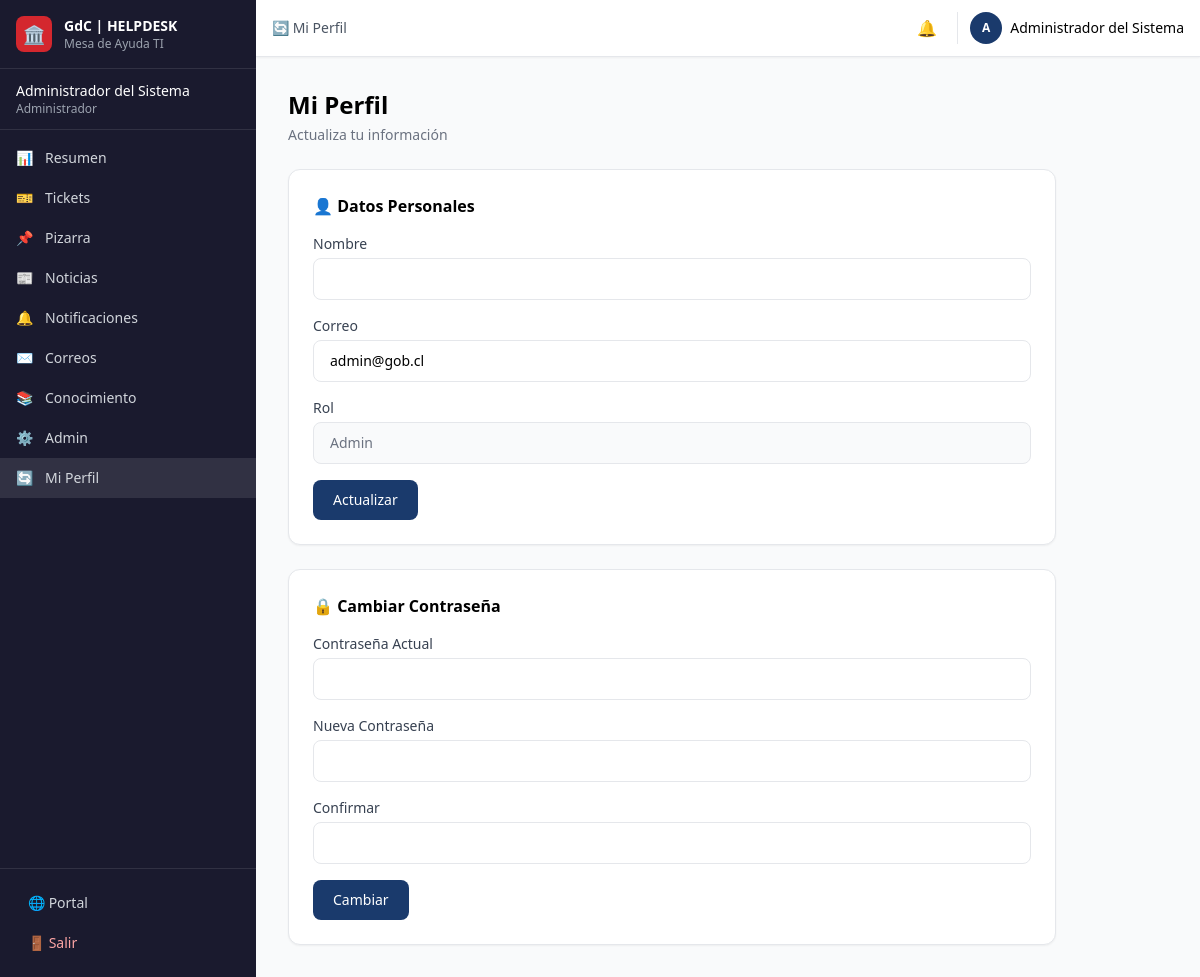
The app's page /public/profile.php (signed in) with its own data.
### tables this page shows
CREATE TABLE `usuarios` (
  `id` INT(11) NOT NULL AUTO_INCREMENT,
  `username` VARCHAR(50) NOT NULL UNIQUE,
  `password` VARCHAR(255) NOT NULL,
  `full_name` VARCHAR(150) NOT NULL,
  `email` VARCHAR(150) NOT NULL,
  `role` ENUM('admin', 'supervisor', 'tecnico') NOT NULL DEFAULT 'tecnico',
  `active` TINYINT(1) NOT NULL DEFAULT 1,
  `created_at` DATETIME NOT NULL DEFAULT CURRENT_TIMESTAMP,
  `updated_at` DATETIME DEFAULT NULL ON UPDATE CURRENT_TIMESTAMP,
  PRIMARY KEY (`id`)
);

### public/includes/auth.php (called while the page is built, shortened)
<?php
function currentUser() { return ['id' => $_SESSION['user_id'] ?? null, 'username' => $_SESSION['user_username'] ?? '', 'fullName' => $_SESSION['user_fullname'] ?? '', 'email' => $_SESSION['user_email'] ?? '', 'role' => $_SESSION['user_role'] ?? '']; }

### public/includes/functions.php (called while the page is built, shortened)
<?php
function e($str) { return htmlspecialchars($str ?? '', ENT_QUOTES, 'UTF-8'); }

### public/profile.php (the view, shortened to what this page needs)
<?php
require_once __DIR__ . '/includes/connection.php'; require_once __DIR__ . '/includes/auth.php'; require_once __DIR__ . '/includes/functions.php'; requireLogin();
$pdo = getDB(); $message = '';
$user = $pdo->prepare("SELECT * FROM usuarios WHERE id = ?"); $user->execute([$_SESSION['user_id']]); $user = $user->fetch();
$pageTitle = '🔄 Mi Perfil'; $current = 'profile';
require_once __DIR__ . '/includes/header.php'; require_once __DIR__ . '/includes/sidebar.php';
?>
<h1 class="text-2xl font-bold mb-1">Mi Perfil</h1><p class="text-gray-500 text-sm mb-6">Actualiza tu información</p>
<div class="space-y-6 max-w-3xl">
    <div class="bg-white rounded-xl p-6 shadow-sm border"><h2 class="font-semibold mb-4">👤 Datos Personales</h2><form method="POST" class="space-y-4"><div><label class="block text-sm font-medium text-gray-700 mb-1">Nombre</label><input type="text" name="full_name" value="<?= e($user['full_name'])?>" class="w-full px-4 py-2.5 border rounded-lg text-sm"></div><div><label class="block text-sm font-medium text-gray-700 mb-1">Correo</label><input type="email" name="email" value="<?= e($user['email'])?>" class="w-full px-4 py-2.5 border rounded-lg text-sm"></div><div><label class="block text-sm font-medium text-gray-700 mb-1">Rol</label><input type="text" value="<?= e(ucfirst($user['role']))?>" disabled class="w-full px-4 py-2.5 border rounded-lg text-sm bg-gray-50 text-gray-500"></div><button type="submit" name="update_profile" class="bg-[#1a3a6c] text-white px-5 py-2.5 rounded-lg text-sm font-medium">Actualizar</button></form></div>
    <div class="bg-white rounded-xl p-6 shadow-sm border"><h2 class="font-semibold mb-4">🔒 Cambiar Contraseña</h2><form method="POST" class="space-y-4"><div><label class="block text-sm font-medium text-gray-700 mb-1">Contraseña Actual</label><input type="password" name="current_password" required class="w-full px-4 py-2.5 border rounded-lg text-sm"></div><div><label class="block text-sm font-medium text-gray-700 mb-1">Nueva Contraseña</label><input type="password" name="new_password" required class="w-full px-4 py-2.5 border rounded-lg text-sm"></div><div><label class="block text-sm font-medium text-gray-700 mb-1">Confirmar</label><input type="password" name="confirm_password" required class="w-full px-4 py-2.5 border rounded-lg text-sm"></div><button type="submit" name="change_password" class="bg-[#1a3a6c] text-white px-5 py-2.5 rounded-lg text-sm font-medium">Cambiar</button></form></div>
</div>
<?php require_once __DIR__ . '/includes/footer.php'; ?>

### public/includes/sidebar.php (shortened to what this page needs)
<?php
$current = $current ?? '';
$user = currentUser();
?>
<aside id="sidebar" class="fixed top-0 left-0 h-full w-64 bg-[#1a1a2e] text-white z-50 transform -translate-x-full lg:translate-x-0 transition-transform">
    <div class="flex flex-col h-full">
        <div class="p-4 border-b border-white/10 flex items-center gap-3">
            <div class="w-9 h-9 bg-[#d4272e] rounded-lg flex items-center justify-center"><span class="text-lg">🏛️</span></div>
            <div><h2 class="text-sm font-bold">GdC | HELPDESK</h2><p class="text-xs text-gray-400">Mesa de Ayuda TI</p></div>
        </div>
        <div class="px-4 py-3 border-b border-white/10">
            <p class="text-sm font-medium truncate"><?= e($user['fullName']) ?></p>
            <p class="text-xs text-gray-400 capitalize"><?= e($user['role'] === 'admin' ? 'Administrador' : $user['role']) ?></p>
        </div>
        <nav class="flex-1 py-2 overflow-y-auto">
            <?php
            $items = [
                ['dashboard', '📊', 'Resumen', 'dashboard.php'],
                ['tickets', '🎫', 'Tickets', 'tickets.php'],
                ['board', '📌', 'Pizarra', 'board.php'],
                ['news', '📰', 'Noticias', 'news.php'],
                ['notifications', '🔔', 'Notificaciones', 'notifications.php'],
                ['emails', '✉️', 'Correos', 'emails.php'],
                ['knowledge', '📚', 'Conocimiento', 'knowledge.php'],
            ];
            if (isAdmin()) $items[] = ['admin', '⚙️', 'Admin', 'admin.php'];
            $items[] = ['profile', '🔄', 'Mi Perfil', 'profile.php'];
            foreach ($items as $i):
            ?>
            <a href="<?= $i[3] ?>" class="flex items-center gap-3 px-4 py-2.5 text-sm text-gray-300 hover:text-white <?= $current===$i[0]?'bg-white/10 border-r-3 border-[#d4272e]':'hover:bg-white/5' ?>"><span><?= $i[1] ?></span><?= $i[2] ?></a>
            <?php endforeach; ?>
        </nav>
        <div class="p-4 border-t border-white/10 space-y-1">
            <a href="index.php" class="flex items-center gap-3 px-3 py-2 text-sm text-gray-300 hover:text-white hover:bg-white/5 rounded">🌐 Portal</a>
            <a href="logout.php" class="flex items-center gap-3 px-3 py-2 text-sm text-red-300 hover:text-red-200 hover:bg-white/5 rounded">🚪 Salir</a>
        </div>
    </div>
</aside>
<div class="lg:ml-64">
    <header class="bg-white shadow-sm border-b sticky top-0 z-30">
        <div class="flex items-center justify-between h-14 px-4">
            <div class="hidden lg:block"><h2 class="text-sm font-medium text-gray-600"><?= e($pageTitle) ?></h2></div>
            <div class="flex items-center gap-3">
                <a href="notifications.php" class="relative p-2 text-gray-500 hover:bg-gray-100 rounded-lg">🔔</a>
                <div class="flex items-center gap-2 pl-3 border-l"><div class="w-8 h-8 bg-[#1a3a6c] rounded-full flex items-center justify-center text-white text-xs font-bold"><?= strtoupper(substr($user['fullName'], 0, 1)) ?></div><span class="hidden sm:block text-sm font-medium"><?= e($user['fullName']) ?></span></div>
            </div>
        </div>
    </header>
    <main class="p-4 md:p-6 lg:p-8">

### records on screen
usuarios: full_name "Administrador del Sistema", role "Administrador", full_name "A", email "admin@gob.cl", role "Admin"

### other values on screen
$i[1] "📊"
$i[2] "Resumen"
$i[1] "🎫"
$i[2] "Tickets"
$i[1] "📌"
$i[2] "Pizarra"
$i[1] "📰"
$i[2] "Noticias"
$i[1] "🔔"
$i[2] "Notificaciones"
$i[1] "✉️"
$i[2] "Correos"
$i[1] "📚"
$i[2] "Conocimiento"
$i[1] "⚙️"
